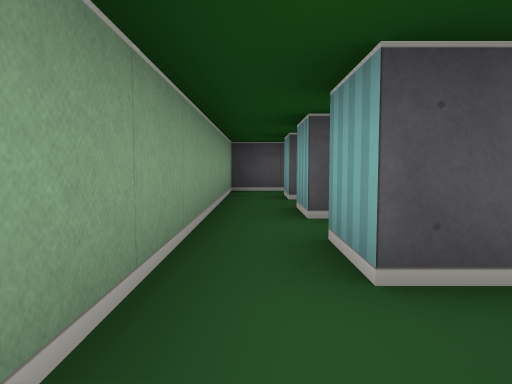
view 1 (above)

15 first-person views from a walk through a cub3D maze. The camera is about half as high as the walls, tilts 4° down and sees 70° across. The floor is counted in squares. Each view is taken from the middle of a square. On the plan, view 1 faces up. The plan holds only what a view shows up to about 9 squares ahead; the rest is blank. The place goes on beyond the plan.

view 2
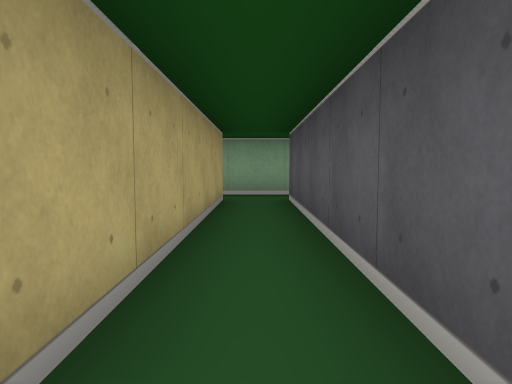

view 3
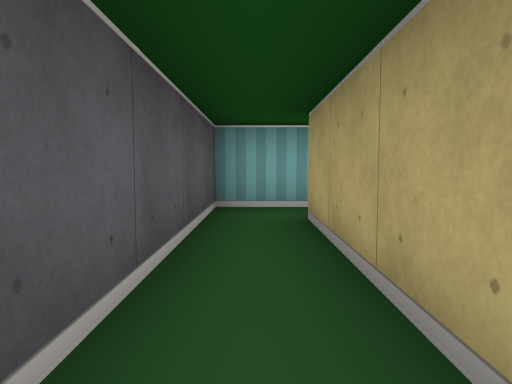

view 4
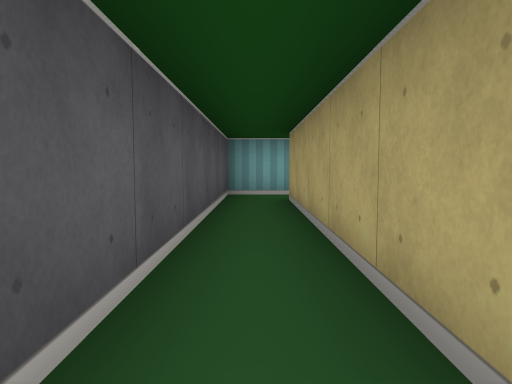

view 5
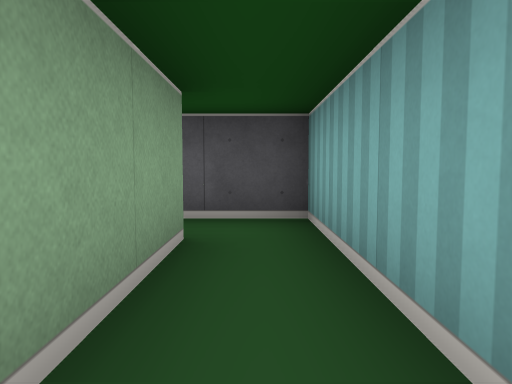

view 6
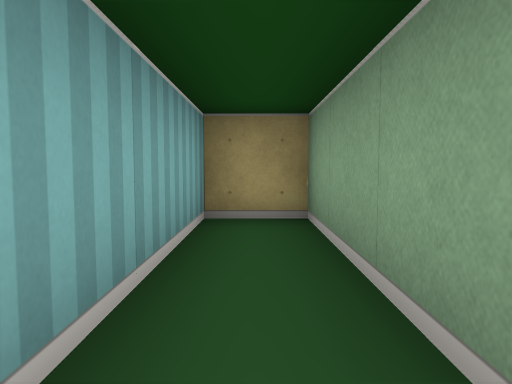

view 7
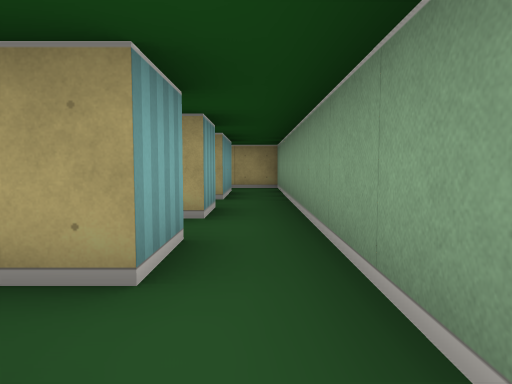

view 8
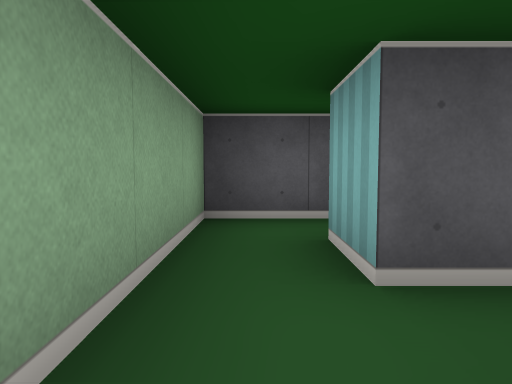

view 9
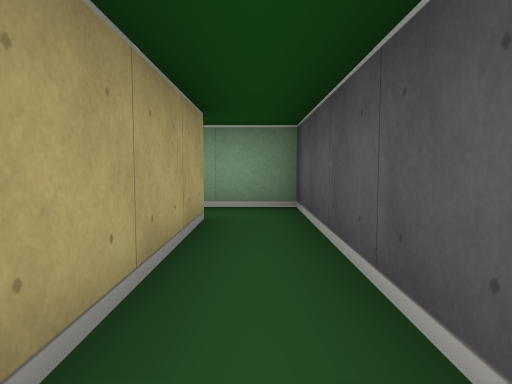

view 10
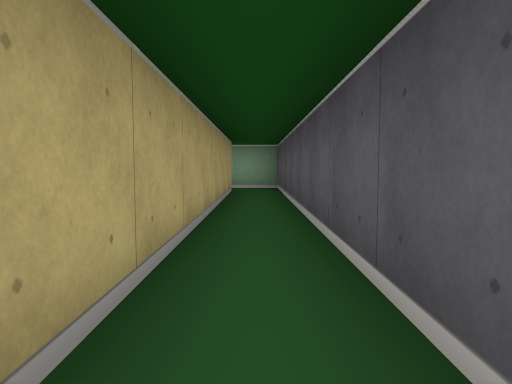

view 11
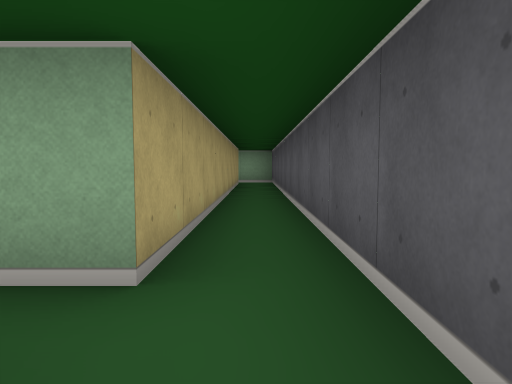

view 12
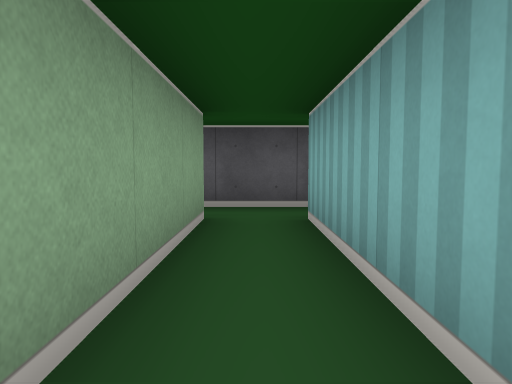

view 13
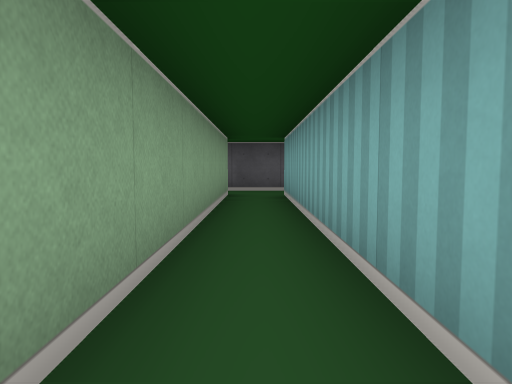

view 14
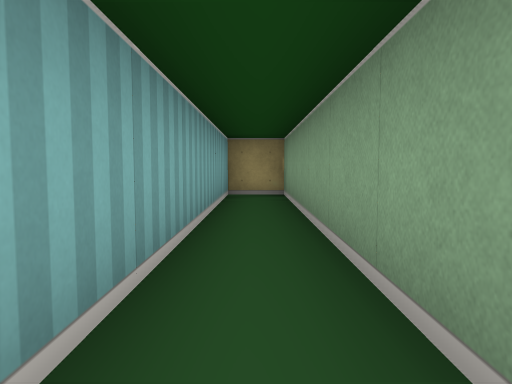

view 15
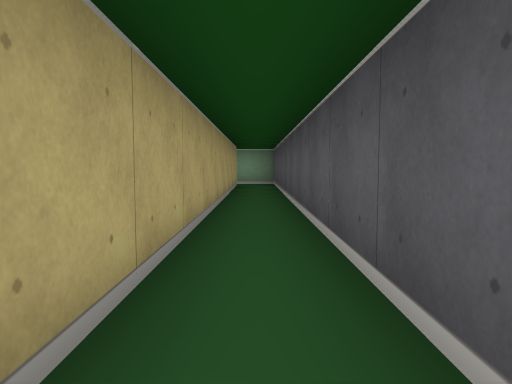

### Floor plan
Key: @ floor where view 1 was taken; # wall or solid block; . floor.
Columns run from 1 left of view 1 to 11 right of it. Each row starts with its distance up from view 1.
  8 #############
  7 #............
  6 #.#########.#
  5 #..       #.#
  4 #.####### #.#
  3 #.......# #.#
  2 #.#####.# #.#
  1 #..   #.# #.#
  0 #@#   #.# #.#
 -1 #.#   #######
 -2 #.
 -3 ###

Positions as (right, up) in squares from view 1, and headings:
1: (0, 0), facing up
2: (6, 3), facing left
3: (2, 3), facing right
4: (0, 3), facing right
5: (6, 0), facing up
6: (6, 3), facing down
7: (0, 6), facing down
8: (0, 4), facing up
9: (4, 7), facing left
10: (8, 7), facing left
11: (11, 7), facing left
12: (10, 3), facing up
13: (10, 0), facing up
14: (10, 6), facing down
15: (10, 7), facing left
